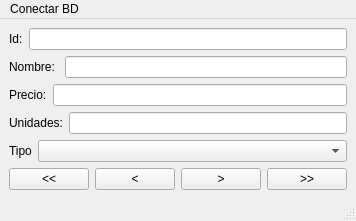
<?xml version="1.0" encoding="UTF-8"?>
<ui version="4.0">
 <class>MainWindow</class>
 <widget class="QMainWindow" name="MainWindow">
  <property name="windowTitle">
   <string>MainWindow</string>
  </property>
  <widget class="QWidget" name="centralwidget">
   <layout class="QVBoxLayout" name="verticalLayout">
    <item>
     <layout class="QHBoxLayout" name="horizontalLayout">
      <item>
       <widget class="QLabel" name="label">
        <property name="text">
         <string>Id:</string>
        </property>
       </widget>
      </item>
      <item>
       <widget class="QLineEdit" name="lineEdit"/>
      </item>
     </layout>
    </item>
    <item>
     <layout class="QHBoxLayout" name="horizontalLayout_2">
      <item>
       <widget class="QLabel" name="label_2">
        <property name="text">
         <string>Nombre: </string>
        </property>
       </widget>
      </item>
      <item>
       <widget class="QLineEdit" name="lineEdit_2"/>
      </item>
     </layout>
    </item>
    <item>
     <layout class="QHBoxLayout" name="horizontalLayout_3">
      <item>
       <widget class="QLabel" name="label_3">
        <property name="text">
         <string>Precio:</string>
        </property>
       </widget>
      </item>
      <item>
       <widget class="QLineEdit" name="lineEdit_3"/>
      </item>
     </layout>
    </item>
    <item>
     <layout class="QHBoxLayout" name="horizontalLayout_4">
      <item>
       <widget class="QLabel" name="label_4">
        <property name="text">
         <string>Unidades:</string>
        </property>
       </widget>
      </item>
      <item>
       <widget class="QLineEdit" name="lineEdit_4"/>
      </item>
     </layout>
    </item>
    <item>
     <layout class="QHBoxLayout" name="horizontalLayout_5" stretch="0,1">
      <item>
       <widget class="QLabel" name="label_5">
        <property name="text">
         <string>Tipo</string>
        </property>
       </widget>
      </item>
      <item>
       <widget class="QComboBox" name="comboBox"/>
      </item>
     </layout>
    </item>
    <item>
     <layout class="QHBoxLayout" name="horizontalLayout_6">
      <item>
       <widget class="QPushButton" name="pushButton">
        <property name="text">
         <string>&lt;&lt;</string>
        </property>
       </widget>
      </item>
      <item>
       <widget class="QPushButton" name="pushButton_2">
        <property name="text">
         <string>&lt;</string>
        </property>
       </widget>
      </item>
      <item>
       <widget class="QPushButton" name="pushButton_3">
        <property name="text">
         <string>&gt;</string>
        </property>
       </widget>
      </item>
      <item>
       <widget class="QPushButton" name="pushButton_4">
        <property name="text">
         <string>&gt;&gt;</string>
        </property>
       </widget>
      </item>
     </layout>
    </item>
   </layout>
  </widget>
  <widget class="QMenuBar" name="menubar">
   <property name="geometry">
    <rect>
     <x>0</x>
     <y>0</y>
     <width>362</width>
     <height>33</height>
    </rect>
   </property>
   <widget class="QMenu" name="menuConectar_BD">
    <property name="title">
     <string>Conectar BD</string>
    </property>
   </widget>
   <addaction name="menuConectar_BD"/>
  </widget>
  <widget class="QStatusBar" name="statusbar"/>
 </widget>
 <resources/>
 <connections/>
</ui>
